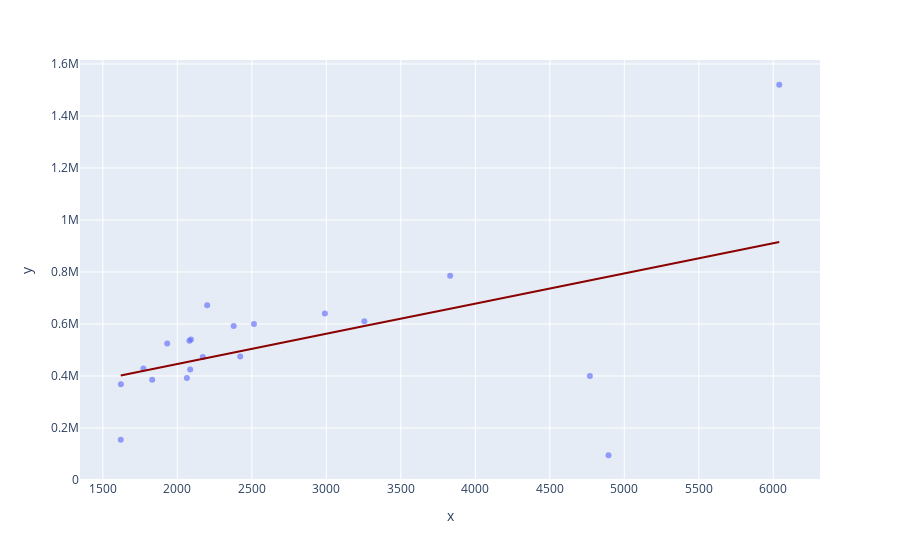

The notebook cell saved with this chart:
### Code cell
# Plot with Plotly Express
px.scatter(x=X_test['area'], y=y_test, opacity=0.65, 
                trendline='ols', trendline_color_override='darkred')

### Figure 1 — Plotly figure (JSON) as saved in the notebook; plotly's stock layout.template omitted (floating-point values rounded to 4 significant figures)
{"data": [{"hovertemplate": "x=%{x}<br>y=%{y}<extra></extra>", "legendgroup": "", "marker": {"color": "#636efa", "opacity": 0.65, "symbol": "circle"}, "mode": "markers", "name": "", "showlegend": false, "type": "scatter", "x": [2064, 1621, 2171, 3831, 3255, 4769, 4894, 2086, 2091, 6040, 2422, 2990, 2514, 1831, 1620, 1772, 1932, 2200, 2081, 2378], "xaxis": "x", "y": [392000, 368000, 473000, 785000, 610000, 400000, 95000, 425000, 540000, 1520000, 475000, 640000, 600000, 385000, 155000, 428500, 525000, 671500, 535000, 592000], "yaxis": "y"}, {"hovertemplate": "<b>OLS trendline</b><br>y = 116.147 * x + 213889<br>R<sup>2</sup>=0.252728<br><br>x=%{x}<br>y=%{y} <b>(trend)</b><extra></extra>", "legendgroup": "", "line": {"color": "darkred"}, "marker": {"color": "#636efa", "symbol": "circle"}, "mode": "lines", "name": "", "showlegend": false, "type": "scatter", "x": [1620, 1621, 1772, 1831, 1932, 2064, 2081, 2086, 2091, 2171, 2200, 2378, 2422, 2514, 2990, 3255, 3831, 4769, 4894, 6040], "xaxis": "x", "y": [402000.0, 402200.0, 419700.0, 426600.0, 438300.0, 453600.0, 455600.0, 456200.0, 456800.0, 466000.0, 469400.0, 490100.0, 495200.0, 505900.0, 561200.0, 591900.0, 658800.0, 767800.0, 782300.0, 915400.0], "yaxis": "y"}], "layout": {"legend": {"tracegroupgap": 0}, "margin": {"t": 60}, "xaxis": {"anchor": "y", "domain": [0, 1], "title": {"text": "x"}}, "yaxis": {"anchor": "x", "domain": [0, 1], "title": {"text": "y"}}}}
